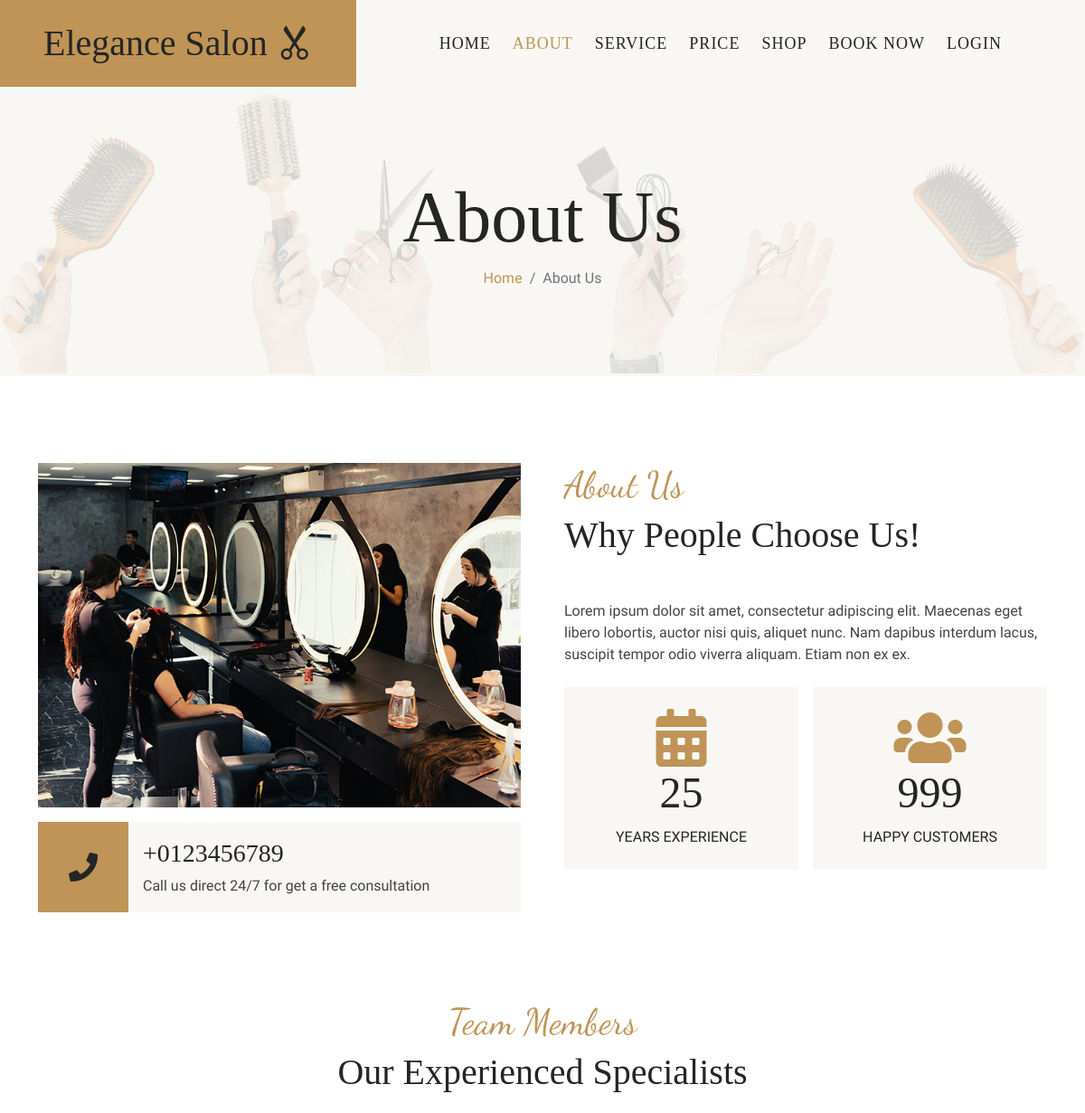
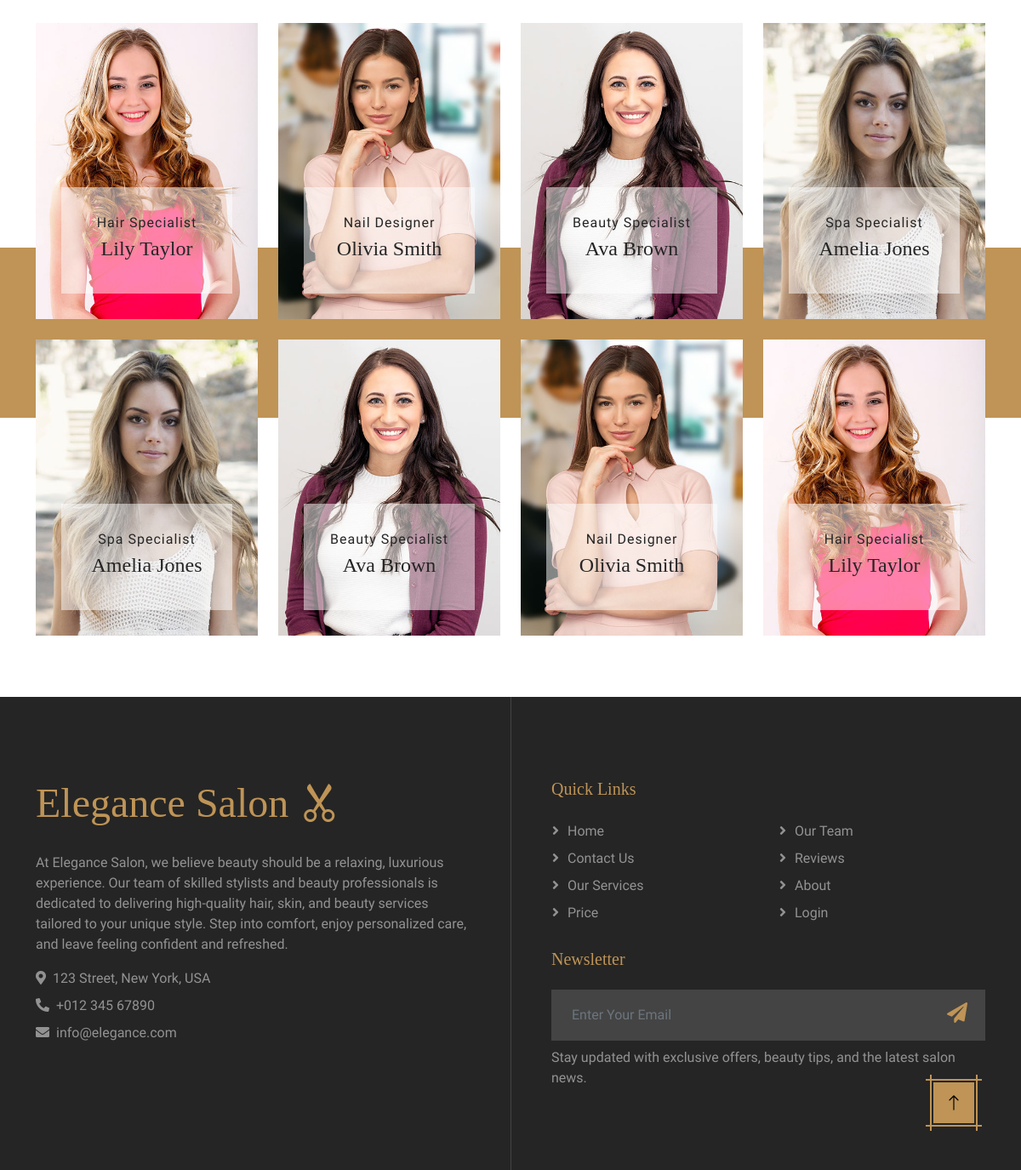
Page /about.php on the committed database (2 pictures, top to bottom).
### tables this page shows
CREATE TABLE `staff` (
  `staff_id` int(11) NOT NULL,
  `user_id` int(11) DEFAULT NULL,
  `image` varchar(1000) NOT NULL,
  `name` varchar(100) NOT NULL,
  `profession` varchar(1000) NOT NULL,
  `phone` varchar(20) DEFAULT NULL,
  `email` varchar(100) DEFAULT NULL,
  `password` varchar(1000) NOT NULL
);

### Guest/team_staff.php (the view)
<div class="container-fluid overflow-hidden py-5">
    <div class="container">
        <div class="text-center wow fadeIn" data-wow-delay="0.2s">
            <h1 class="font-dancing-script text-primary">Team Members</h1>
            <h1 class="mb-5">Our Experienced Specialists</h1>
        </div>
<div class="row g-4 team mb-4">
<?php
    include('connect.php');
    $query="select * from staff";
    $run=mysqli_query($conn,$query);
    if(mysqli_num_rows($run)>0)
    {
        while($row=mysqli_fetch_array($run))
        {
?>
            <div class="col-md-6 col-lg-3 wow fadeIn" data-wow-delay="0.5s">
                <div class="team-item position-relative overflow-hidden">
                    <img class="img-fluid w-100" src="TeamImg/<?php echo $row[2] ?>" alt="Img">
                    <div class="team-overlay" style="background: rgba(255, 255, 255, .5) !important;">
                        <p class="text-dark mb-1"><?php echo $row['profession'] ?></p>
                        <h4><?php echo $row['name'] ?></h4>
                    </div>
                </div>
            </div>
<?php
        }
    }
?>
        </div>
    </div>
</div>

### about.php (shortened to what this page needs)
<!DOCTYPE html>
<html lang="en">
<head>
    <?php include("Links/header_links.php") ?>
</head>
<body>
    <?php include("Guest/navbar.php") ?>
    <?php include("Guest/about_banner.php") ?>
    <?php include("Guest/about_main.php") ?>
    <?php include("Guest/team_staff.php") ?>
    <?php include("Guest/footer.php") ?>
</body>
</html>

### Links/header_links.php (shortened to what this page needs)
<link href="https://cdnjs.cloudflare.com/ajax/libs/font-awesome/5.10.0/css/all.min.css" rel="stylesheet">
<link href="https://cdn.jsdelivr.net/npm/bootstrap-icons@1.4.1/font/bootstrap-icons.css" rel="stylesheet">
<link href="lib/animate/animate.min.css" rel="stylesheet">
<link href="lib/lightbox/css/lightbox.min.css" rel="stylesheet">
<link href="lib/owlcarousel/assets/owl.carousel.min.css" rel="stylesheet">
<link href="css/bootstrap.min.css" rel="stylesheet">
<link href="css/style.css" rel="stylesheet">

### Guest/navbar.php (shortened to what this page needs)
<div class="container-fluid bg-light sticky-top p-0">
    <nav class="navbar navbar-expand-lg navbar-light p-0">
        <a href="index.php" class="navbar-brand bg-primary py-4 px-5 me-0">
            <h1 class="mb-0">Elegance Salon <i class="bi bi-scissors"></i></h1>
        </a>
        <div class="collapse navbar-collapse p-3" id="navbarCollapse">
            <div class="navbar-nav mx-auto">
                <a href="index.php" class="nav-item nav-link">Home</a>
                <a href="about.php" class="nav-item nav-link">About</a>
                <a href="service.php" class="nav-item nav-link">Service</a>
                <a href="price.php" class="nav-item nav-link">Price</a>
                <a href="shop.php" class="nav-item nav-link">Shop</a>
                <a href="appointment.php" class="nav-item nav-link">Book Now</a>
                <a href="login.php" class="nav-item nav-link">Login</a>
            </div>
        </div>
    </nav>
</div>

### Guest/about_banner.php
<div class="container-fluid bg-light page-header py-5 mb-5">
    <div class="container text-center py-5">
        <h1 class="display-1 animated slideInLeft">About Us</h1>
        <nav aria-label="breadcrumb">
            <ol class="breadcrumb justify-content-center animated slideInLeft mb-0">
                <li class="breadcrumb-item"><a class="text-primary" href="index.php">Home</a></li>
                <li class="breadcrumb-item active" aria-current="page">About Us</li>
            </ol>
        </nav>
    </div>
</div>

### Guest/about_main.php
<div class="container-fluid py-5">
    <div class="container">
        <div class="row g-5">
            <div class="col-lg-6 wow fadeIn" data-wow-delay="0.2s">
                <img class="img-fluid mb-3" src="img/about.jpg" alt="">
                <div class="d-flex align-items-center bg-light">
                    <div class="btn-square flex-shrink-0 bg-primary" style="width: 100px; height: 100px;">
                        <i class="fa fa-phone fa-2x text-dark"></i>
                    </div>
                    <div class="px-3">
                        <h3>+0123456789</h3>
                        <span>Call us direct 24/7 for get a free consultation</span>
                    </div>
                </div>
            </div>
            <div class="col-lg-6 wow fadeIn" data-wow-delay="0.5s">
                <h1 class="font-dancing-script text-primary">About Us</h1>
                <h1 class="mb-5">Why People Choose Us!</h1>
                <p class="mb-4">Lorem ipsum dolor sit amet, consectetur adipiscing elit. Maecenas eget libero
                    lobortis, auctor nisi quis, aliquet nunc. Nam dapibus interdum lacus, suscipit tempor odio
                    viverra aliquam. Etiam non ex ex.</p>
                <div class="row g-3 mb-5">
                    <div class="col-sm-6">
                        <div class="bg-light text-center p-4">
                            <i class="fas fa-calendar-alt fa-4x text-primary"></i>
                            <h1 class="display-5" data-toggle="counter-up">25</h1>
                            <p class="text-dark text-uppercase mb-0">Years experience</p>
                        </div>
                    </div>
                    <div class="col-sm-6">
                        <div class="bg-light text-center p-4">
                            <i class="fas fa-users fa-4x text-primary"></i>
                            <h1 class="display-5" data-toggle="counter-up">999</h1>
                            <p class="text-dark text-uppercase mb-0">Happy Customers</p>
                        </div>
                    </div>
                </div>
            </div>
        </div>
    </div>
</div>

### Guest/footer.php
<div class="container-fluid footer position-relative bg-dark text-white-50 py-5 wow fadeIn" data-wow-delay="0.2s">
    <div class="container py-5">
        <div class="row g-5">
            <div class="col-lg-6 pe-lg-5">
                <a href="index.html" class="navbar-brand">
                    <h1 class="display-5 text-primary mb-0">Elegance Salon <i class="bi bi-scissors"></i></h1>
                </a>
                <p>
                    At Elegance Salon, we believe beauty should be a relaxing, luxurious experience.
                    Our team of skilled stylists and beauty professionals is dedicated to delivering
                    high-quality hair, skin, and beauty services tailored to your unique style. Step
                    into comfort, enjoy personalized care, and leave feeling confident and refreshed.
                </p>
                <p class="mb-2"><i class="fa fa-map-marker-alt me-2"></i>123 Street, New York, USA</p>
                <p class="mb-2"><i class="fa fa-phone-alt me-2"></i>+012 345 67890</p>
                <p><i class="fa fa-envelope me-2"></i>info@elegance.com</p>
            </div>
            <div class="col-lg-6 ps-lg-5">
                <div class="row g-4">
                    <div class="col-sm-6">
                        <h5 class="text-primary mb-4">Quick Links</h5>
                        <a class="btn btn-link" href="index.php">Home</a>
                        <a class="btn btn-link" href="contact.php">Contact Us</a>
                        <a class="btn btn-link" href="service.php">Our Services</a>
                        <a class="btn btn-link" href="price.php">Price</a>
                    </div>
                    <div class="col-sm-6 mt-5 pt-4">
                        <a class="btn btn-link" href="team.php">Our Team</a>
                        <a class="btn btn-link" href="reviews.php">Reviews</a>
                        <a class="btn btn-link" href="about.php">About</a>
                        <a class="btn btn-link" href="login.php">Login</a>
                    </div>
                    <div class="col-sm-12">
                        <h5 class="text-primary mb-4">Newsletter</h5>
                        <div class="position-relative w-100 mb-2">
                            <input class="form-control text-light bg-secondary border-0 w-100 ps-4 pe-5" type="text"
                                placeholder="Enter Your Email" style="height: 60px;">
                            <button type="button" class="btn shadow-none position-absolute top-0 end-0 mt-2 me-2"><i
                                    class="fa fa-paper-plane text-primary fs-4"></i></button>
                        </div>
                        <p class="mb-0">Stay updated with exclusive offers, beauty tips, and the latest salon news.</p>
                    </div>
                </div>
            </div>
        </div>
    </div>
</div>
<a href="#" class="btn btn-lg btn-primary btn-lg-square back-to-top"><i class="bi bi-arrow-up"></i></a>

### css/style.css (style rules this page uses)
.back-to-top { position: fixed !important; display: none; right: 45px; bottom: 45px; z-index: 99; }
.font-dancing-script { font-family: "Dancing Script", cursive; font-optical-sizing: auto; font-weight: 400; font-style: normal; }
.btn { position: relative; transition: .5s; }
.btn-square { width: 38px; height: 38px; }
.btn-lg-square { width: 48px; height: 48px; }
.btn-square, .btn-sm-square, .btn-lg-square { padding: 0; display: flex; align-items: center; justify-content: center; font-weight: normal; }
.btn-dark, .btn-primary { margin: 10px; }
.btn-primary::before, .btn-primary::after { position: absolute; content: ""; width: calc(100% + 10px); height: calc(100% + 10px); top: -5px; left: -5px; }
.btn-primary::before { top: -10px; height: calc(100% + 20px); border-left: 2px solid var(--bs-primary); border-right: 2px solid var(--bs-primary); }
.btn-primary::after { left: -10px; width: calc(100% + 20px); border-top: 2px solid var(--bs-primary); border-bottom: 2px solid var(--bs-primary); }
.sticky-top { top: -150px; transition: .5s; }
.navbar .navbar-nav .nav-link { margin: 0 12px; padding: 0; outline: none; font-family: "Playfair Display", serif; font-size: 18px; font-weight: 500; text-transform: uppercase; letter-spacing: 1px; color: var(--bs-dark); }
.navbar .navbar-nav .nav-link:hover, .navbar .navbar-nav .nav-link.active { color: var(--bs-primary) }
.page-header { background: url(../img/page-header.jpg) center center no-repeat; background-size: contain; }
.team { position: relative; }
.team::before { position: absolute; content: ""; width: 200%; height: 200px; top: 50%; left: -50%; transform: translateY(-50%); margin-top: 1rem; background: var(--bs-primary); }
.team-item img { transition: .5s; }
.team-overlay { position: absolute; padding: 30px; right: 30px; bottom: 30px; left: 30px; text-align: center; transition: .5s; z-index: 1; }
.team-overlay p { letter-spacing: 1px; }
@media (min-width: 992px) { .footer::after { position: absolute; content: ""; width: 1px; height: 100%; top: 0; left: 50%; background: var(--bs-secondary); } }
.footer .btn.btn-link { display: block; margin-bottom: 5px; padding: 0; text-align: left; color: rgba(255, 255, 255, .5); font-weight: normal; text-transform: capitalize; transition: .3s; }
.footer .btn.btn-link::before { position: relative; content: "\f105"; font-family: "Font Awesome 5 Free"; font-weight: 900; color: rgba(255, 255, 255, .5); margin-right: 10px; }

### rows in the picture
staff: image (picture), profession "Hair Specialist", name "Lily Taylor"
staff: image (picture), profession "Nail Designer", name "Olivia Smith"
staff: image (picture), profession "Beauty Specialist", name "Ava Brown"
staff: image (picture), profession "Spa Specialist", name "Amelia Jones"
staff: image (picture), profession "Spa Specialist", name "Amelia Jones"
staff: image (picture), profession "Beauty Specialist", name "Ava Brown"
staff: image (picture), profession "Nail Designer", name "Olivia Smith"
staff: image (picture), profession "Hair Specialist", name "Lily Taylor"
